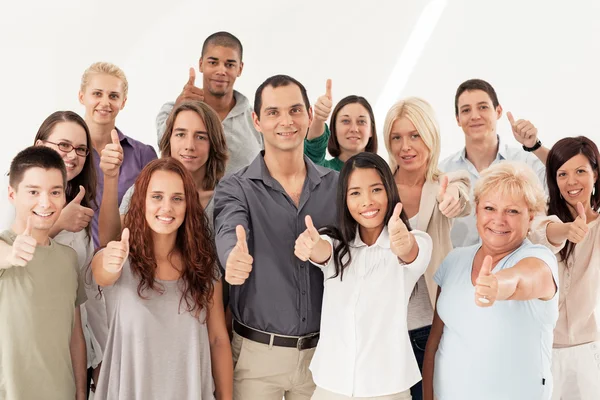
#> input picture imgs/stockimg.jpg, 600 x 400 px
$ python facerec.py
#> lines starting #> are read from the running program, lines starting #| are printed output that depends on the picture
import cv2

face_cascade = cv2.CascadeClassifier('./haarcascade_frontalface_default.xml')
file_name = "imgs/stockimg.jpg"

img = cv2.imread(file_name)
#> img is the input picture: shape (400, 600, 3); mean B, G, R 165.6, 175.4, 193.5
#img = cv2.resize(img, (0, 0), fx=0.7, fy=0.7)

cv2.imshow('img', img)
k = cv2.waitKey(0)
#> (key Esc is pressed here)

gray = cv2.cvtColor(img, cv2.COLOR_BGR2GRAY)
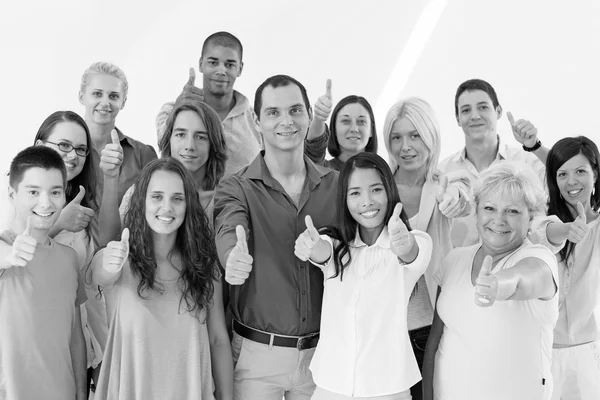
#> gray: shape (400, 600); min 0, max 255, mean 179.7
faces = face_cascade.detectMultiScale(gray, scaleFactor=1.1, minNeighbors=3)
#> faces = 14 rows, first 6: [549, 156, 47, 47], [329, 102, 49, 49], [80, 75, 51, 51], [449, 88, 52, 52], [164, 114, 55, 55], [380, 117, 53, 53]

i = 0
for (x, y, w, h) in faces:
    #cv2.rectangle(gray, (x,y), (x+w, y+h), (255,0,0), 2)
    cropped_image = gray[y : y + h, x : x + w]
    target_file_name = 'stored-faces/' + str(i) + '.jpg'
    cv2.imwrite(target_file_name, cropped_image)
    i += 1
#> this loop made 14 passes
#> (x, y, w, h, target_file_name) on passes 1 to 12: (549, 156, 47, 47, 'stored-faces/0.jpg'), (329, 102, 49, 49, 'stored-faces/1.jpg'), (80, 75, 51, 51, 'stored-faces/2.jpg'), (449, 88, 52, 52, 'stored-faces/3.jpg'), (164, 114, 55, 55, 'stored-faces/4.jpg'), (380, 117, 53, 53, 'stored-faces/5.jpg'), (195, 43, 53, 53, 'stored-faces/6.jpg'), (338, 170, 56, 56, 'stored-faces/7.jpg'), (137, 174, 59, 59, 'stored-faces/8.jpg'), (259, 132, 51, 51, 'stored-faces/9.jpg'), (471, 189, 58, 58, 'stored-faces/10.jpg'), (325, 82, 57, 57, 'stored-faces/11.jpg')
#> pass 1, `cropped_image = gray[y : y + h, x : x + w]`:
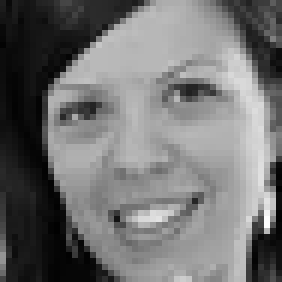
#> cropped_image: shape (47, 47) (shown 6 times larger); min 0, max 254, mean 114.1
#> pass 2, `cropped_image = gray[y : y + h, x : x + w]`:
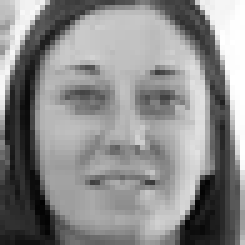
#> cropped_image: shape (49, 49) (shown 5 times larger); min 2, max 255, mean 139
#> pass 3, `cropped_image = gray[y : y + h, x : x + w]`:
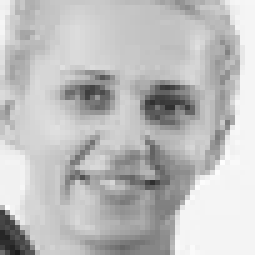
#> cropped_image: shape (51, 51) (shown 5 times larger); min 27, max 254, mean 189.9
#> after the loop, i = 14

$ run again, with imgs/584A95D6-B45D-43EF-8459-1DDCDB8544EA.jpg copied over imgs/stockimg.jpg
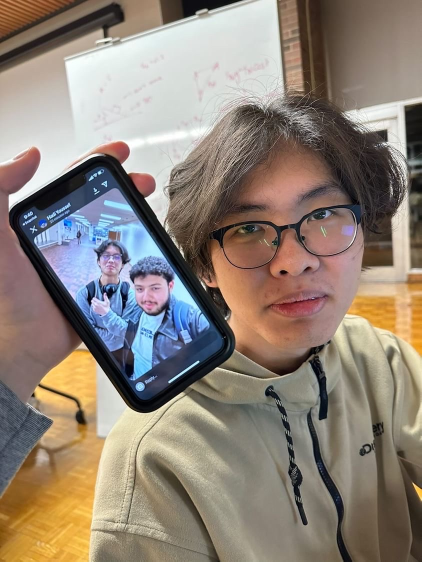
#> input picture imgs/584A95D6-B45D-43EF-8459-1DDCDB8544EA.jpg, 843 x 1123 px (shown at 1/2 size)
#> img is the input picture: shape (1123, 843, 3); mean B, G, R 120, 131, 143
#> `gray = cv2.cvtColor(img, cv2.COLOR_BGR2GRAY)`:
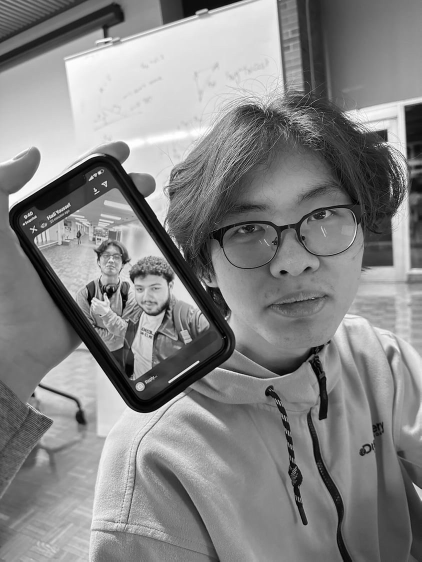
#> gray: shape (1123, 843) (shown at 1/2 size); min 0, max 255, mean 133.3
#> faces = [[195, 491, 56, 56], [190, 634, 57, 57], [252, 544, 87, 87], [257, 631, 99, 99], [506, 580, 100, 100], [402, 626, 260, 260]]
#> the loop `for (x, y, w, h) in faces:` made 6 passes
#> (x, y, w, h, target_file_name) on passes 1 to 6: (195, 491, 56, 56, 'stored-faces/0.jpg'), (190, 634, 57, 57, 'stored-faces/1.jpg'), (252, 544, 87, 87, 'stored-faces/2.jpg'), (257, 631, 99, 99, 'stored-faces/3.jpg'), (506, 580, 100, 100, 'stored-faces/4.jpg'), (402, 626, 260, 260, 'stored-faces/5.jpg')
#> pass 3, `cropped_image = gray[y : y + h, x : x + w]`:
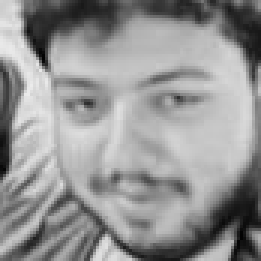
#> cropped_image: shape (87, 87) (shown 3 times larger); min 2, max 235, mean 147.5
#> after the loop `for (x, y, w, h) in faces:`: i = 6

$ run again, with imgs/IMG_0022.jpg copied over imgs/stockimg.jpg
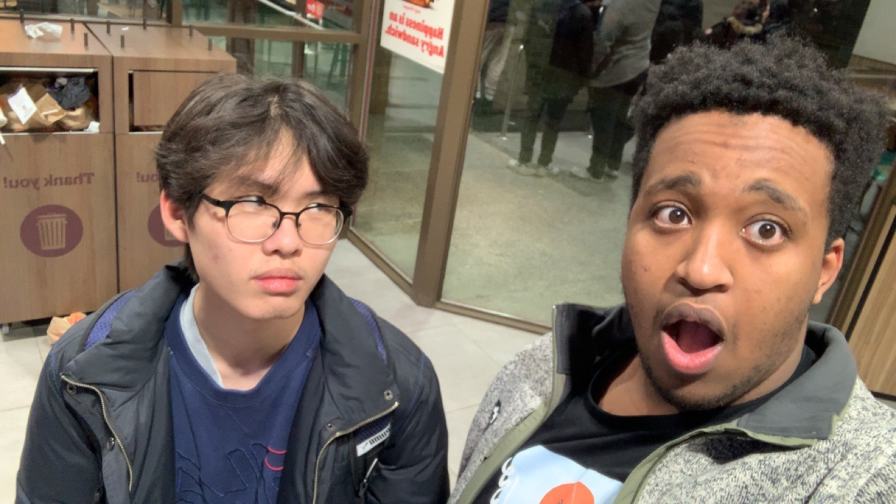
#> input picture imgs/IMG_0022.jpg, 1792 x 1008 px (shown at 1/2 size)
#> img is the input picture: shape (1008, 1792, 3); mean B, G, R 94.5, 106.9, 120.9
#> `gray = cv2.cvtColor(img, cv2.COLOR_BGR2GRAY)`:
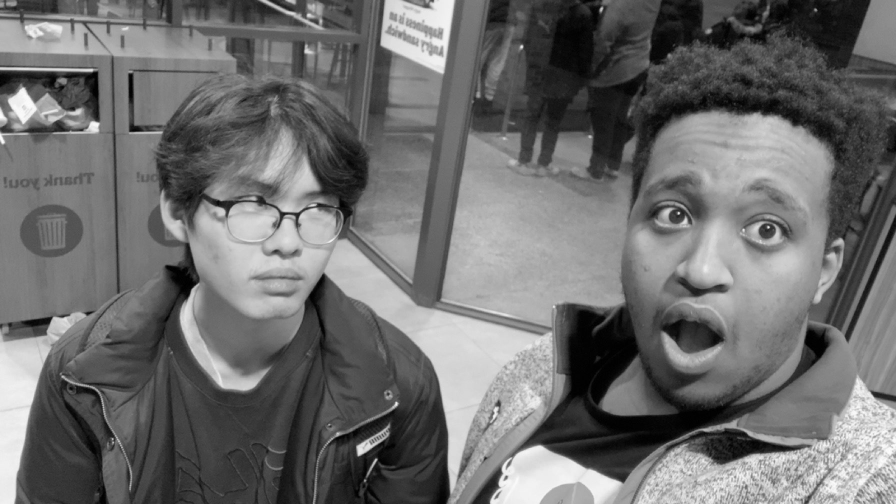
#> gray: shape (1008, 1792) (shown at 1/2 size); min 0, max 254, mean 109.7
#> faces = [[910, 935, 59, 59], [198, 777, 81, 81], [1001, 51, 85, 85], [389, 287, 330, 330], [1142, 199, 591, 591]]
#> the loop `for (x, y, w, h) in faces:` made 5 passes
#> (x, y, w, h, target_file_name) on passes 1 to 5: (910, 935, 59, 59, 'stored-faces/0.jpg'), (198, 777, 81, 81, 'stored-faces/1.jpg'), (1001, 51, 85, 85, 'stored-faces/2.jpg'), (389, 287, 330, 330, 'stored-faces/3.jpg'), (1142, 199, 591, 591, 'stored-faces/4.jpg')
#> pass 3, `cropped_image = gray[y : y + h, x : x + w]`:
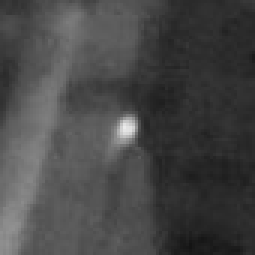
#> cropped_image: shape (85, 85) (shown 3 times larger); min 20, max 235, mean 70.7
#> after the loop `for (x, y, w, h) in faces:`: i = 5
